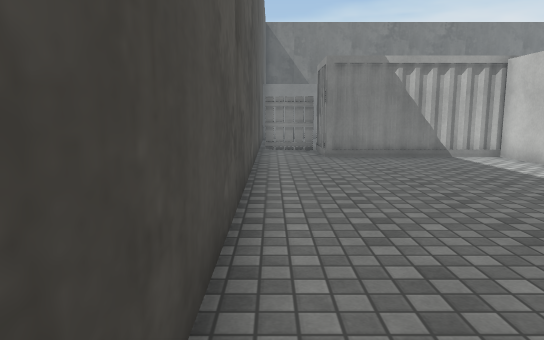
view 1 (above)

24 first-person views from a walk through a Unity game level. The camera is 1.3 m above the floor, tilts 8° down and sees 70° across. The floor is counted in squares, 1 m on a side. Each view is taken from the middle of a square. On the plan, view 1 faces up. The plan holds only what a view shows up to about 16 squares ahead; the rest is blank. The player is left out. Some surface patterns are stand-ins.

view 2
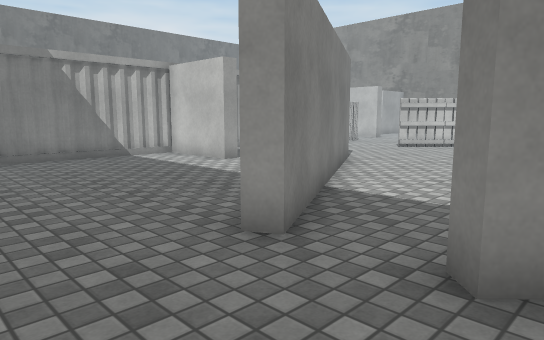

view 3
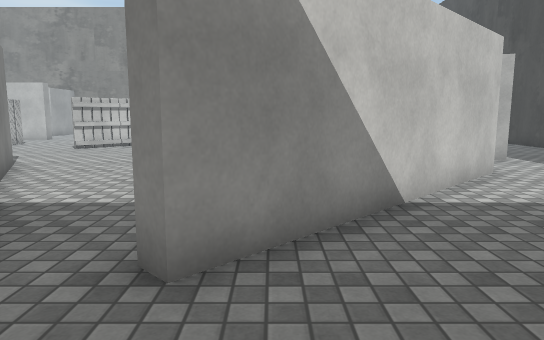

view 4
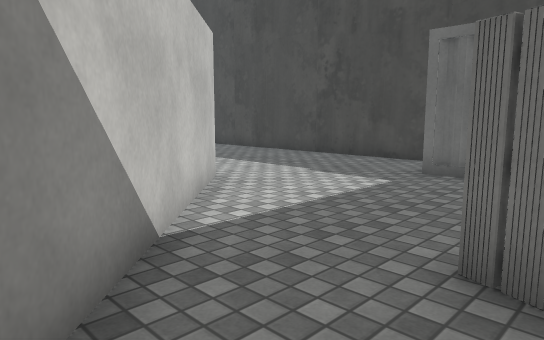

view 5
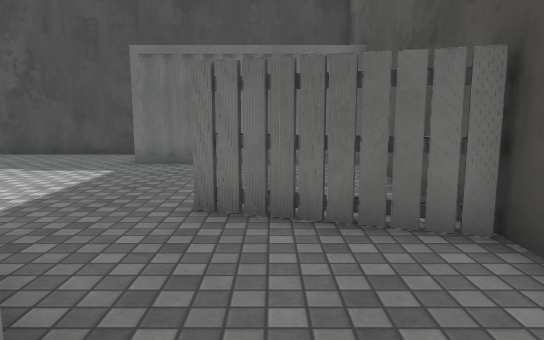

view 6
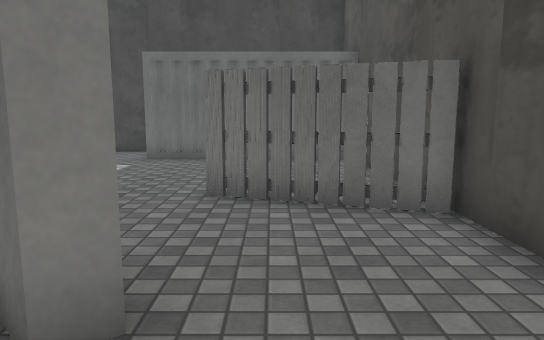

view 7
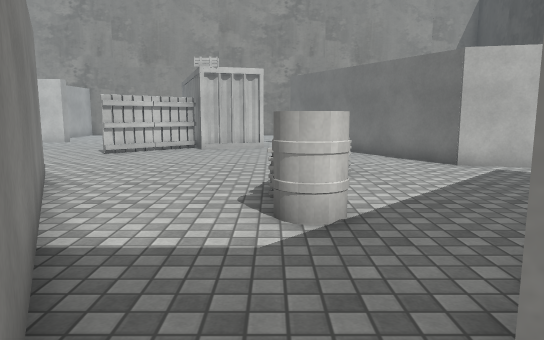

view 8
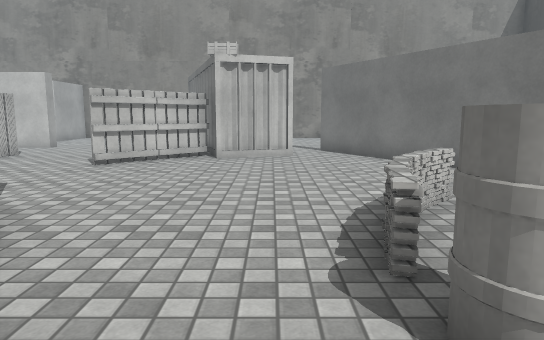

view 9
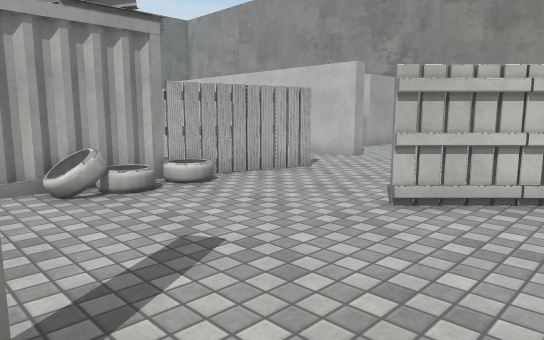

view 10
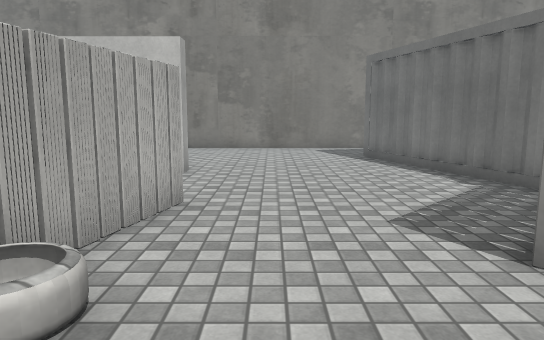

view 11
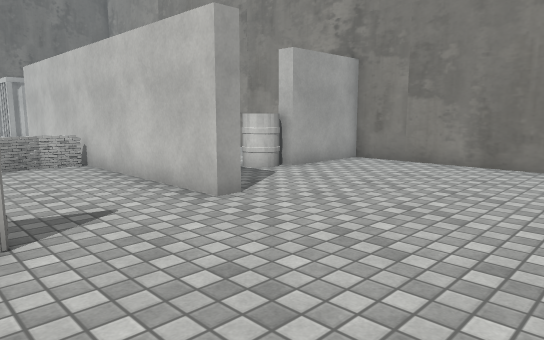

view 12
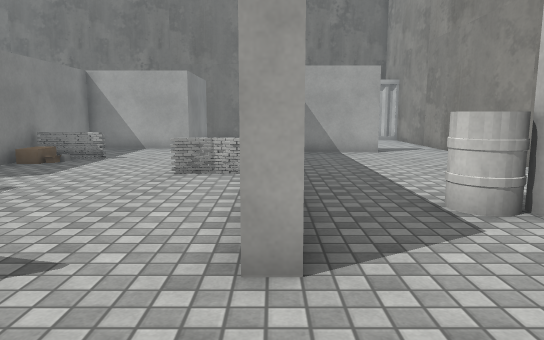

view 13
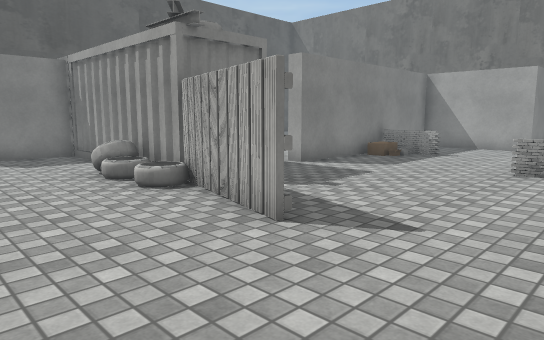

view 14
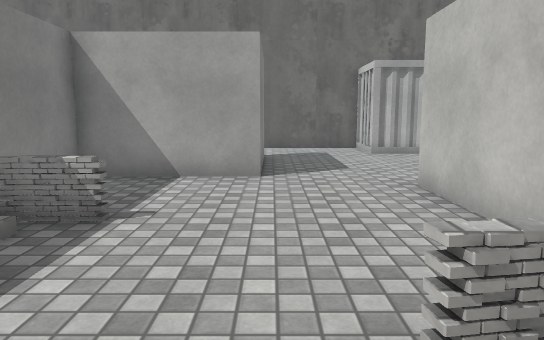

view 15
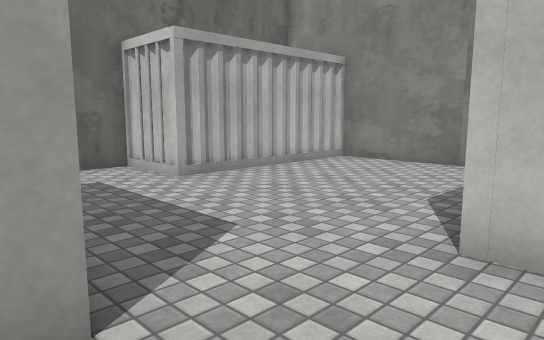

view 16
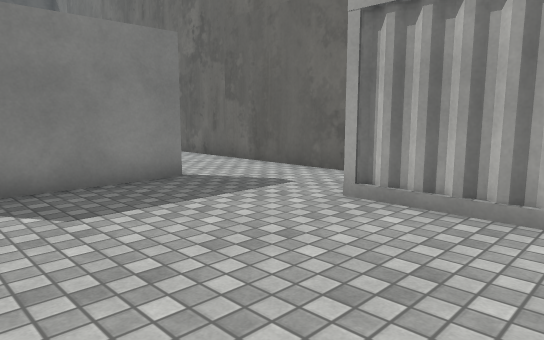

view 17
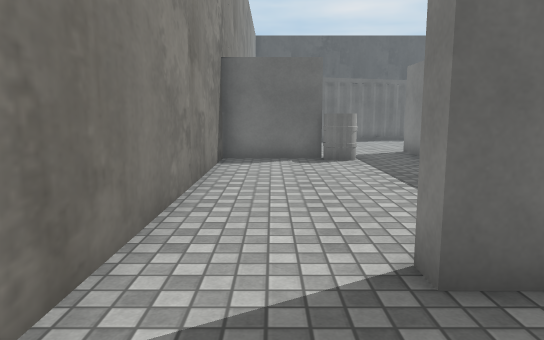

view 18
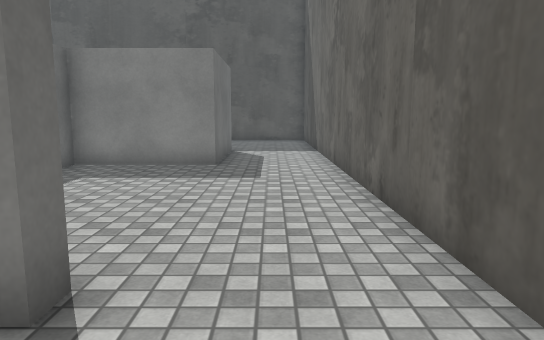

view 19
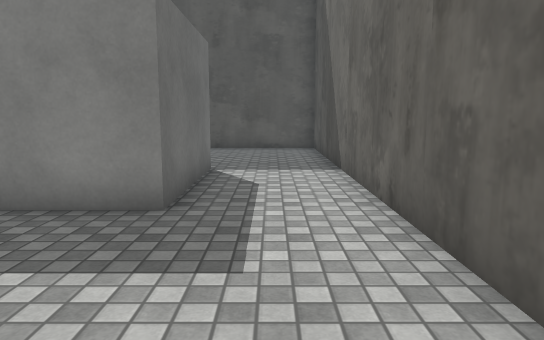

view 20
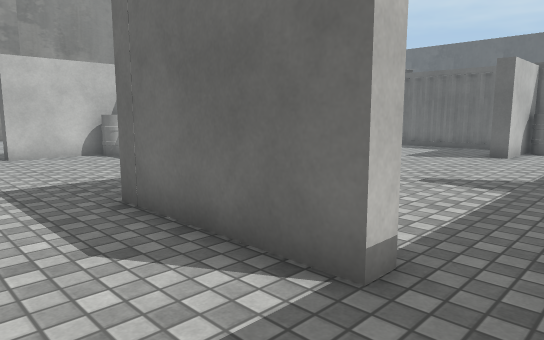

view 21
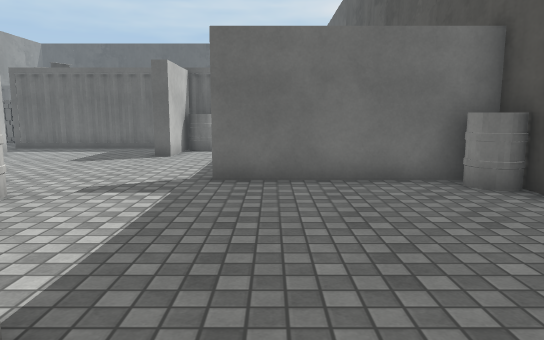

view 22
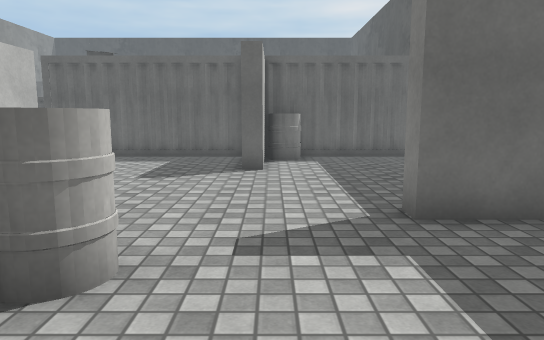

view 23
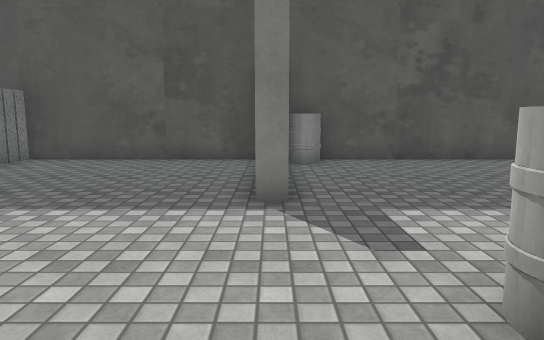

view 24
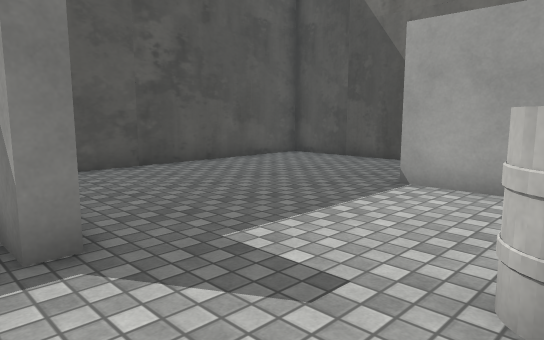

### Floor plan
Key: @ floor where view 1 was taken; # wall or solid block; . floor; / step, stairs or slope; O other object.
Columns run from 1 left of view 1 to 28 right of it. Each row starts with its distance up from view 1.
 32 ########################
 31 #......................O
 30 #......................O
 29 #......................OOOOOO#
 28 #......#####......##.........#
 27 #......... #......##.........#
 26 #......... #... .OO#.........#
 25 #......... #      ##.........#
 24 #........OO    ####..........#
 23 #O.........    #......####...#
 22 #######......  #......#......#
 21 #...........   OOO....#......#
 20 #............  #/.....#......#
 19 #............. #......#......#
 18 #.............##....OO#......#
 17 #.......##....##......#......#
 16 #.......##............#......#
 15 ###OOOOOO#OOOOOO......#..O...#
 14 #..O   OO      O......#..O####
 13 #..O           O......#......#
 12 #..OOOOO#OOOOOOO####.........#
 11 #.......##...O...............#
 10 #.......##...................#
  9 #........   .................#
  8 #........  .....O............#
  7 #.......  ##....OO.......#...#
  6 #...... ###......OO..#####   #
  5 #......##.........O###
  4 #....###..........##
  3 #...##............##
  2 #.......OOO............
  1 #...##..O..O........#..
  0 #@...##.....O.....###
 -1 #.....##........##
 -2 #OO....##......##
 -3 #.OOO...##...#
 -4 #........## .#
 -5 #.........#  #
 -6 #............#
 -7 #..  .........
 -8  ..  ..........
 -9  OOOOOOO.........
-10        ...........
-11         ##########

Where each view was taken, in squares from view 1:
view 1: 0 up, 0 right, facing up
view 2: 0 up, 0 right, facing up-right
view 3: 0 up, 0 right, facing right
view 4: 0 up, 2 right, facing down-right
view 5: 2 up, 2 right, facing down
view 6: 3 up, 2 right, facing down
view 7: 2 up, 2 right, facing right
view 8: 3 up, 5 right, facing right
view 9: 5 up, 10 right, facing up-right
view 10: 10 up, 12 right, facing right
view 11: 7 up, 17 right, facing up-right
view 12: 9 up, 21 right, facing up
view 13: 8 up, 21 right, facing up-left
view 14: 16 up, 18 right, facing up
view 15: 22 up, 17 right, facing up-right
view 16: 24 up, 25 right, facing up-left
view 17: 26 up, 26 right, facing down
view 18: 30 up, 20 right, facing left
view 19: 30 up, 15 right, facing left
view 20: 31 up, 4 right, facing down-right
view 21: 30 up, 4 right, facing down
view 22: 27 up, 7 right, facing down
view 23: 22 up, 11 right, facing left
view 24: 21 up, 9 right, facing up-left
